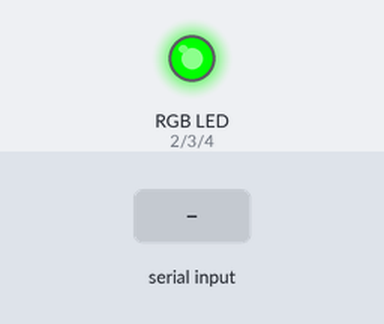
Bench run of a sketch on a simulated Arduino Mega 2560, built with avr-gcc and run on an emulated ATmega2560. On the bench: an RGB LED mixed from three pins (HIGH = lit). Inputs (shaded band) come from the test bench. What the sketch prints to the serial monitor is not drawn.

Above: at 0.01 s.
At 1.2 s:
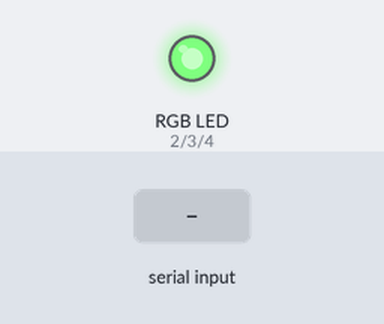
1.3 s: "1" received over the second serial link
Timing chart, 0 to 4.3 s (numbered marks = the images above; inputs shaded):
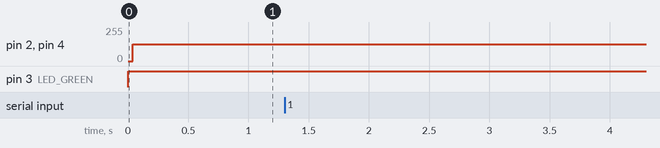

Measured:
- after the input at 1.3 s, every drawn part: stays the same

The sketch:

light.ino
```cpp
int LED_RED = 2;
int LED_GREEN = 3;
int LED_BLUE = 4;

int R = 0;
int G = 0;
int B = 0;

void setup() {
  Serial.begin(115200);
	Serial1.begin(57600);
	pinMode(LED_RED, OUTPUT);
	pinMode(LED_GREEN, OUTPUT);
	pinMode(LED_BLUE, OUTPUT);
}


int cnt = 254;
int d = HIGH;
void loop() {
	char sIn;

	sIn = Serial1.read();

	if (sIn != -1){
		if(sIn == 0){
			R = 0;
			G = 255;
			B = 0;
		}
		else if(sIn == 1){
			R = 255;
			G = 255;
			B = 0;
		}
		else if(sIn == 2){
			R = 255;
			G = 0;
			B = 0;
		}
		else if(sIn == 3){
			R = 255;
			G = 0;
			B = 255;
		}
    Serial.print("R:");
    Serial.print(R);
    Serial.print(" G:");
    Serial.print(G);
    Serial.print(" B:");
    Serial.println(B);
	}
 if(d) d = LOW;
 else d = HIGH;
 digitalWrite(LED_RED, d);
	digitalWrite(LED_GREEN, HIGH);
    digitalWrite(LED_BLUE, d);

}
// R H G L B L seven
// R L G H B L no
```
